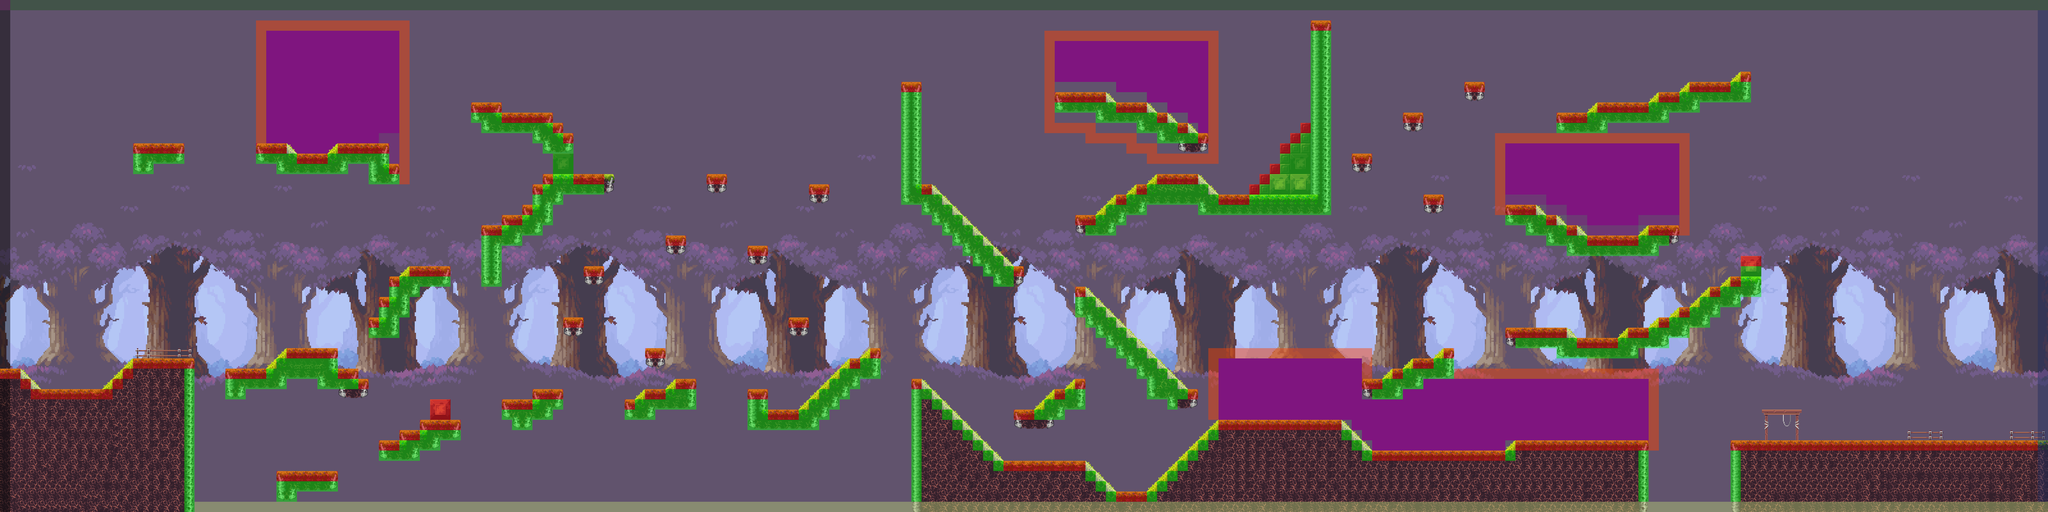

This is a level from a 2D game, rendered from its Tiled map with the project's own tilesets. A one-line summary and the map file follow, with tile-layer data summarised:
An orthogonal 200x50 tile map with 32x32 px tiles, 7 tile layers (Fondo, Fondo3, Fondo 2, Terra, ...), 7 tilesets.

<map version="1.10" tiledversion="1.10.2" orientation="orthogonal" renderorder="right-down" width="200" height="50" tilewidth="32" tileheight="32" infinite="0" nextlayerid="19" nextobjectid="6">
 <tileset firstgid="1" name="Main" tilewidth="32" tileheight="32" tilecount="625" columns="25">
  <image source="Mapa/Main.png" width="800" height="800" />
  <wangsets>
   <wangset name="Unnamed Set" type="corner" tile="-1">
    <wangcolor name="" color="#aa0000" tile="-1" probability="1" />
    <wangtile tileid="2" wangid="0,0,0,1,0,0,0,0" />
    <wangtile tileid="3" wangid="0,0,0,1,0,1,0,0" />
    <wangtile tileid="4" wangid="0,0,0,0,0,1,0,0" />
    <wangtile tileid="26" wangid="0,0,0,1,0,0,0,0" />
    <wangtile tileid="27" wangid="0,1,0,1,0,1,0,0" />
    <wangtile tileid="29" wangid="0,0,0,1,0,1,0,1" />
    <wangtile tileid="30" wangid="0,0,0,0,0,1,0,0" />
    <wangtile tileid="51" wangid="0,1,0,1,0,0,0,0" />
    <wangtile tileid="55" wangid="0,0,0,0,0,1,0,1" />
    <wangtile tileid="76" wangid="0,1,0,0,0,0,0,0" />
    <wangtile tileid="77" wangid="0,1,0,1,0,0,0,1" />
    <wangtile tileid="79" wangid="0,1,0,0,0,1,0,1" />
    <wangtile tileid="80" wangid="0,0,0,0,0,0,0,1" />
    <wangtile tileid="102" wangid="0,1,0,0,0,0,0,0" />
    <wangtile tileid="103" wangid="0,1,0,0,0,0,0,1" />
    <wangtile tileid="104" wangid="0,0,0,0,0,0,0,1" />
   </wangset>
  </wangsets>
 </tileset>
 <tileset firstgid="626" name="MapMetadata" tilewidth="32" tileheight="32" tilecount="16" columns="4">
  <image source="MapMetadata.png" width="128" height="128" />
 </tileset>
 <tileset firstgid="642" name="background_layer_1_grande" tilewidth="32" tileheight="32" tilecount="880" columns="40">
  <image source="background_layer_1_grande.png" width="1280" height="720" />
 </tileset>
 <tileset firstgid="1522" name="background_layer_2_grande" tilewidth="32" tileheight="32" tilecount="880" columns="40">
  <image source="background_layer_2_grande.png" width="1280" height="720" />
 </tileset>
 <tileset firstgid="2402" name="background_layer_3_grande" tilewidth="32" tileheight="32" tilecount="880" columns="40">
  <image source="background_layer_3_grande.png" width="1280" height="720" />
 </tileset>
 <tileset firstgid="3282" name="shop" tilewidth="32" tileheight="32" tilecount="36" columns="6">
  <image source="Use/shop.png" width="192" height="192" />
 </tileset>
 <tileset firstgid="3318" name="lamp" tilewidth="32" tileheight="32" tilecount="2" columns="1">
  <image source="Use/lamp.png" width="32" height="79" />
 </tileset>
 <layer id="7" name="Fondo" width="200" height="50" locked="1">
  <properties>
   <property name="Draw" type="bool" value="true" />
  </properties>
  <data>[10000 cells, 4400 non-empty, 880 distinct tile ids]</data>
 </layer>
 <layer id="11" name="Fondo3" width="200" height="50" locked="1">
  <properties>
   <property name="Draw" type="bool" value="true" />
  </properties>
  <data>[10000 cells, 4401 non-empty, 881 distinct tile ids]</data>
 </layer>
 <layer id="10" name="Fondo 2" width="200" height="50" locked="1">
  <properties>
   <property name="Draw" type="bool" value="true" />
  </properties>
  <data>[10000 cells, 10000 non-empty, 880 distinct tile ids]</data>
 </layer>
 <layer id="2" name="Terra" width="200" height="50">
  <properties>
   <property name="Draw" type="bool" value="true" />
  </properties>
  <data>[10000 cells, 2393 non-empty, 64 distinct tile ids]</data>
 </layer>
 <layer id="17" name="Pathfinding" width="200" height="50">
  <properties>
   <property name="Navigation" type="bool" value="true" />
  </properties>
  <data>[10000 cells, 607 non-empty, 1 distinct tile ids]</data>
 </layer>
 <layer id="1" name="Delante" width="200" height="50">
  <properties>
   <property name="Delante" type="bool" value="true" />
   <property name="Draw" type="bool" value="true" />
  </properties>
  <data>[10000 cells, 2516 non-empty, 85 distinct tile ids]</data>
 </layer>
 <layer id="4" name="Colisions" width="200" height="50" opacity="0.45">
  <properties>
   <property name="Draw" type="bool" value="false" />
  </properties>
  <data>[10000 cells, 2234 non-empty, 10 distinct tile ids]</data>
 </layer>
</map>
